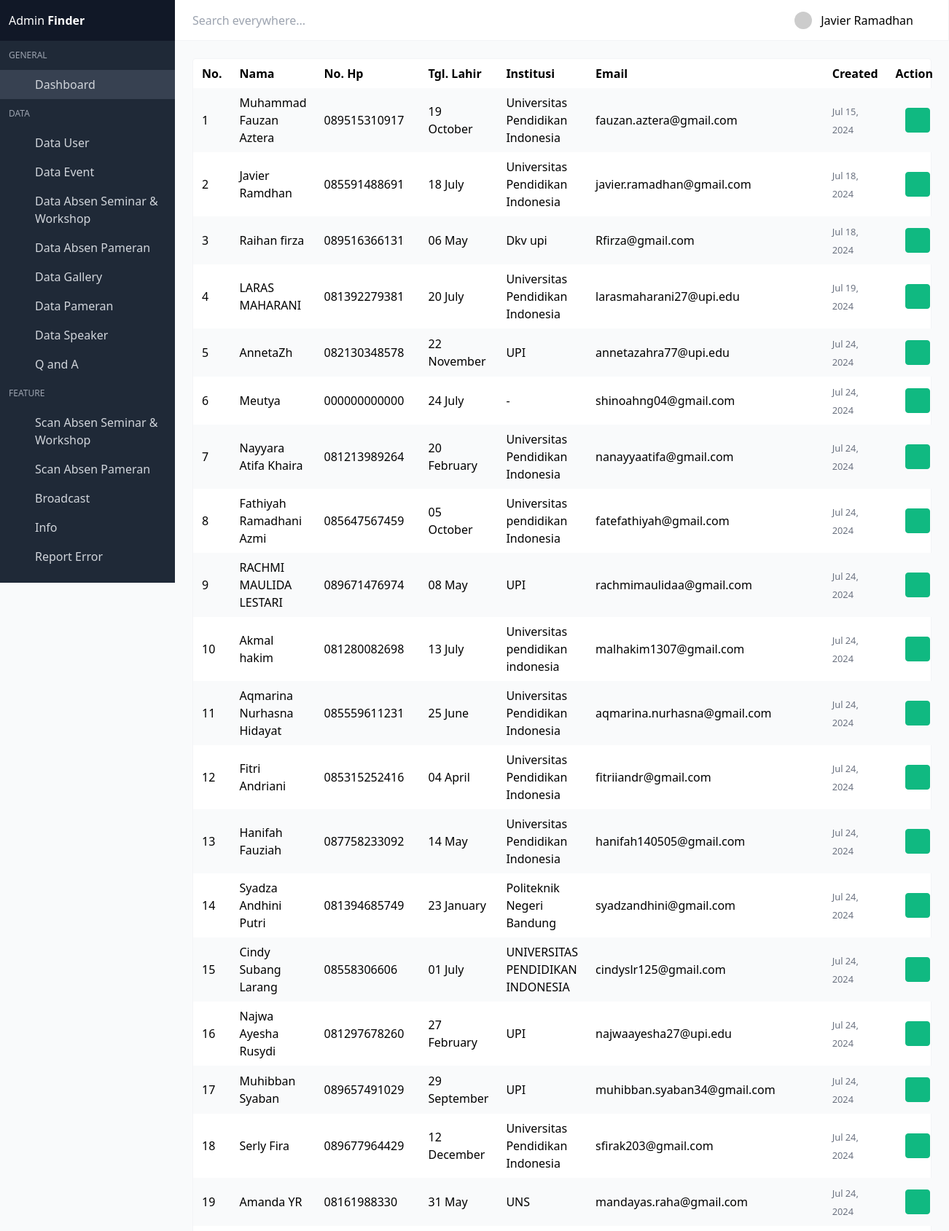
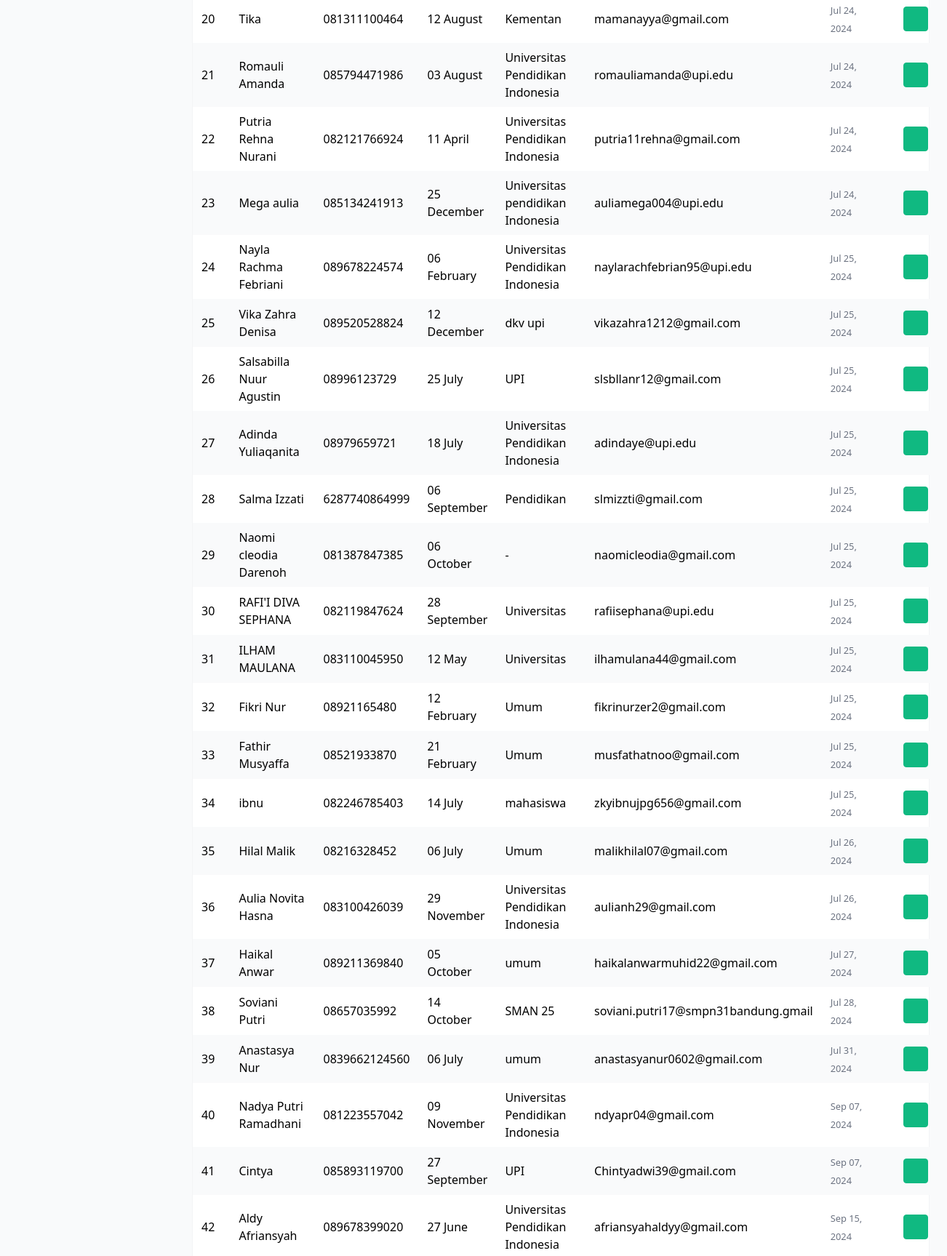
Page /admin-one/dist/datauser.php (signed in, upper part) on the committed database (2 pictures, top to bottom).
### tables this page shows
CREATE TABLE `user` (
  `id_user` int(11) NOT NULL,
  `nama` varchar(255) NOT NULL,
  `tgl_lahir` date NOT NULL,
  `no_hp` varchar(15) NOT NULL,
  `instansi` varchar(255) NOT NULL,
  `email` varchar(255) NOT NULL,
  `password` varchar(255) NOT NULL,
  `created` timestamp NOT NULL DEFAULT current_timestamp(),
  `kode_account` varchar(11) NOT NULL
);

### admin-one/dist/datauser.php (the view, shortened to what this page needs)
<?php
include 'koneksi.php';
$per_page = isset($_GET['per_page']) && ($_GET['per_page'] == 50 || $_GET['per_page'] == 100) ? $_GET['per_page'] : 50;
$current_page = isset($_GET['page']) && $_GET['page'] > 0 ? $_GET['page'] : 1;
$offset = ($current_page - 1) * $per_page;
$query_users = "SELECT * FROM user LIMIT $per_page OFFSET $offset";
$result_users = mysqli_query($koneksi, $query_users);
$users_data = [];
if ($result_users && mysqli_num_rows($result_users) > 0) {
  while ($row = mysqli_fetch_assoc($result_users)) {
    $users_data[] = $row;
  }
}
?>
<!DOCTYPE html>
<html lang="en" class="">
<head>
  <link rel="stylesheet" href="css/main.css?v=1628755089081">
</head>
<body>
  <div id="app">
    <?php include 'navbar.php'; ?>
    <section class="section main-section">
      <div class="card has-table">
        <div class="card-content">
          <?php if (!empty($users_data)): ?>
            <table>
              <thead>
                <tr>
                  <th>No.</th>
                  <th>Nama</th>
                  <th>No. Hp</th>
                  <th>Tgl. Lahir</th>
                  <th>Institusi</th>
                  <th>Email</th>
                  <th>Created</th>
                  <th>Action</th>
                </tr>
              </thead>
              <tbody>
                <?php foreach ($users_data as $index => $user): ?>
                  <tr>
                    <td data-label="No"><?php echo $index + 1; ?></td>
                    <td data-label="Name"><?php echo $user['nama']; ?></td>
                    <td data-label="NoHp"><?php echo $user['no_hp']; ?></td>
                    <td data-label="Tgl Lahir"><?php echo date('d F', strtotime($user['tgl_lahir'])); ?></td>
                    <td data-label="Institusi"><?php echo $user['instansi']; ?></td>
                    <td data-label="Email"><?php echo $user['email']; ?></td>
                    <td data-label="Created">
                      <small class="text-gray-500"
                        title="<?php echo date('M d, Y', strtotime($user['created'])); ?>"><?php echo date('M d, Y', strtotime($user['created'])); ?></small>
                    </td>
                    <td class="actions-cell">
                      <div class="buttons right nowrap">
                        <a class="button small green --jb-modal" href="profileuser.php?id=<?php echo $user['id_user']; ?>">
                          <span class="icon"><i class="mdi mdi-eye"></i></span>
                        </a>
                      </div>
                    </td>
                  </tr>
                <?php endforeach; ?>
              </tbody>
            </table>
          <?php endif; ?>
        </div>
      </div>
    </section>
  </div>
  <link rel="stylesheet" href="https://cdn.materialdesignicons.com/4.9.95/css/materialdesignicons.min.css">
</body>
</html>

### rows in the picture
user: nama "Muhammad Fauzan Aztera", no_hp "089515310917", tgl_lahir "19 October", instansi "Universitas Pendidikan Indonesia", email "fauzan.aztera@gmail.com", created "Jul 15, 2024"
user: nama "Javier Ramdhan", no_hp "085591488691", tgl_lahir "18 July", instansi "Universitas Pendidikan Indonesia", email "javier.ramadhan@gmail.com", created "Jul 18, 2024"
user: nama "Raihan firza", no_hp "089516366131", tgl_lahir "06 May", instansi "Dkv upi", email "Rfirza@gmail.com", created "Jul 18, 2024"
user: nama "LARAS MAHARANI", no_hp "081392279381", tgl_lahir "20 July", instansi "Universitas Pendidikan Indonesia", email "larasmaharani27@upi.edu", created "Jul 19, 2024"
user: nama "AnnetaZh", no_hp "082130348578", tgl_lahir "22 November", instansi "UPI", email "annetazahra77@upi.edu", created "Jul 24, 2024"
user: nama "Meutya", no_hp "000000000000", tgl_lahir "24 July", instansi "-", email "shinoahng04@gmail.com", created "Jul 24, 2024"
user: nama "Nayyara Atifa Khaira", no_hp "081213989264", tgl_lahir "20 February", instansi "Universitas Pendidikan Indonesia", email "nanayyaatifa@gmail.com", created "Jul 24, 2024"
user: nama "Fathiyah Ramadhani Azmi", no_hp "085647567459", tgl_lahir "05 October", instansi "Universitas pendidikan Indonesia", email "fatefathiyah@gmail.com", created "Jul 24, 2024"
user: nama "RACHMI MAULIDA LESTARI", no_hp "089671476974", tgl_lahir "08 May", instansi "UPI", email "rachmimaulidaa@gmail.com", created "Jul 24, 2024"
user: nama "Akmal hakim", no_hp "081280082698", tgl_lahir "13 July", instansi "Universitas pendidikan indonesia", email "malhakim1307@gmail.com", created "Jul 24, 2024"
user: nama "Aqmarina Nurhasna Hidayat", no_hp "085559611231", tgl_lahir "25 June", instansi "Universitas Pendidikan Indonesia", email "aqmarina.nurhasna@gmail.com", created "Jul 24, 2024"
user: nama "Fitri Andriani", no_hp "085315252416", tgl_lahir "04 April", instansi "Universitas Pendidikan Indonesia", email "fitriiandr@gmail.com", created "Jul 24, 2024"
user: nama "Hanifah Fauziah", no_hp "087758233092", tgl_lahir "14 May", instansi "Universitas Pendidikan Indonesia", email "hanifah140505@gmail.com", created "Jul 24, 2024"
user: nama "Syadza Andhini Putri", no_hp "081394685749", tgl_lahir "23 January", instansi "Politeknik Negeri Bandung", email "syadzandhini@gmail.com", created "Jul 24, 2024"
user: nama "Cindy Subang Larang", no_hp "08558306606", tgl_lahir "01 July", instansi "UNIVERSITAS PENDIDIKAN INDONESIA", email "cindyslr125@gmail.com", created "Jul 24, 2024"
user: nama "Najwa Ayesha Rusydi", no_hp "081297678260", tgl_lahir "27 February", instansi "UPI", email "najwaayesha27@upi.edu", created "Jul 24, 2024"
user: nama "Muhibban Syaban", no_hp "089657491029", tgl_lahir "29 September", instansi "UPI", email "muhibban.syaban34@gmail.com", created "Jul 24, 2024"
user: nama "Serly Fira", no_hp "089677964429", tgl_lahir "12 December", instansi "Universitas Pendidikan Indonesia", email "sfirak203@gmail.com", created "Jul 24, 2024"
user: nama "Amanda YR", no_hp "08161988330", tgl_lahir "31 May", instansi "UNS", email "mandayas.raha@gmail.com", created "Jul 24, 2024"
user: nama "Tika", no_hp "081311100464", tgl_lahir "12 August", instansi "Kementan", email "mamanayya@gmail.com", created "Jul 24, 2024"
user: nama "Romauli Amanda", no_hp "085794471986", tgl_lahir "03 August", instansi "Universitas Pendidikan Indonesia", email "romauliamanda@upi.edu", created "Jul 24, 2024"
user: nama "Putria Rehna Nurani", no_hp "082121766924", tgl_lahir "11 April", instansi "Universitas Pendidikan Indonesia", email "putria11rehna@gmail.com", created "Jul 24, 2024"
user: nama "Mega aulia", no_hp "085134241913", tgl_lahir "25 December", instansi "Universitas pendidikan Indonesia", email "auliamega004@upi.edu", created "Jul 24, 2024"
user: nama "Nayla Rachma Febriani", no_hp "089678224574", tgl_lahir "06 February", instansi "Universitas Pendidikan Indonesia", email "naylarachfebrian95@upi.edu", created "Jul 25, 2024"
user: nama "Vika Zahra Denisa", no_hp "089520528824", tgl_lahir "12 December", instansi "dkv upi", email "vikazahra1212@gmail.com", created "Jul 25, 2024"
user: nama "Salsabilla Nuur Agustin", no_hp "08996123729", tgl_lahir "25 July", instansi "UPI", email "slsbllanr12@gmail.com", created "Jul 25, 2024"
user: nama "Adinda Yuliaqanita", no_hp "08979659721", tgl_lahir "18 July", instansi "Universitas Pendidikan Indonesia", email "adindaye@upi.edu", created "Jul 25, 2024"
user: nama "Salma Izzati", no_hp "6287740864999", tgl_lahir "06 September", instansi "Pendidikan", email "slmizzti@gmail.com", created "Jul 25, 2024"
user: nama "Naomi cleodia Darenoh", no_hp "081387847385", tgl_lahir "06 October", instansi "-", email "naomicleodia@gmail.com", created "Jul 25, 2024"
user: nama "RAFI'I DIVA SEPHANA", no_hp "082119847624", tgl_lahir "28 September", instansi "Universitas", email "rafiisephana@upi.edu", created "Jul 25, 2024"
user: nama "ILHAM MAULANA", no_hp "083110045950", tgl_lahir "12 May", instansi "Universitas", email "ilhamulana44@gmail.com", created "Jul 25, 2024"
user: nama "Fikri Nur", no_hp "08921165480", tgl_lahir "12 February", instansi "Umum", email "fikrinurzer2@gmail.com", created "Jul 25, 2024"
user: nama "Fathir Musyaffa", no_hp "08521933870", tgl_lahir "21 February", instansi "Umum", email "musfathatnoo@gmail.com", created "Jul 25, 2024"
user: nama "ibnu", no_hp "082246785403", tgl_lahir "14 July", instansi "mahasiswa", email "zkyibnujpg656@gmail.com", created "Jul 25, 2024"
user: nama "Hilal Malik", no_hp "08216328452", tgl_lahir "06 July", instansi "Umum", email "malikhilal07@gmail.com", created "Jul 26, 2024"
user: nama "Aulia Novita Hasna", no_hp "083100426039", tgl_lahir "29 November", instansi "Universitas Pendidikan Indonesia", email "aulianh29@gmail.com", created "Jul 26, 2024"
user: nama "Haikal Anwar", no_hp "089211369840", tgl_lahir "05 October", instansi "umum", email "haikalanwarmuhid22@gmail.com", created "Jul 27, 2024"
user: nama "Soviani Putri", no_hp "08657035992", tgl_lahir "14 October", instansi "SMAN 25", email "soviani.putri17@smpn31bandung.gmail", created "Jul 28, 2024"
user: nama "Anastasya Nur", no_hp "0839662124560", tgl_lahir "06 July", instansi "umum", email "anastasyanur0602@gmail.com", created "Jul 31, 2024"
user: nama "Nadya Putri Ramadhani", no_hp "081223557042", tgl_lahir "09 November", instansi "Universitas Pendidikan Indonesia", email "ndyapr04@gmail.com", created "Sep 07, 2024"
user: nama "Cintya", no_hp "085893119700", tgl_lahir "27 September", instansi "UPI", email "Chintyadwi39@gmail.com", created "Sep 07, 2024"
user: nama "Aldy Afriansyah", no_hp "089678399020", tgl_lahir "27 June", instansi "Universitas Pendidikan Indonesia", email "afriansyahaldyy@gmail.com", created "Sep 15, 2024"

### other values in the picture
$_SESSION['admin_name'] "Javier Ramadhan"
